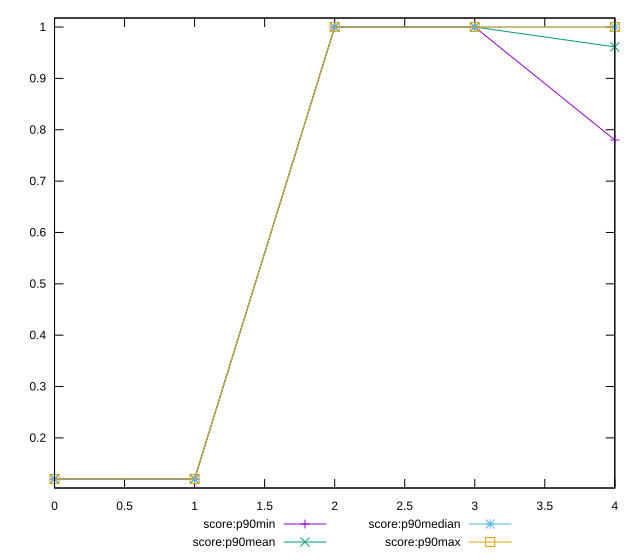

Generate this figure with gnuplot:
reset

$scoreP90Min <<EOF
0 0.12
1 0.12
2 1
3 1
4 0.78
EOF

$scoreP90Mean <<EOF
0 0.11999999999999986
1 0.11999999999999986
2 1
3 1
4 0.9613186813186815
EOF

$scoreP90Median <<EOF
0 0.12
1 0.12
2 1
3 1
4 1
EOF

$scoreP90Max <<EOF
0 0.12
1 0.12
2 1
3 1
4 1
EOF

set key outside below
set xrange [0:4]
set yrange [0.10239999999999985:1.0176]
set trange [0.10239999999999985:1.0176]
set terminal svg size 640, 560 enhanced background rgb 'white'
set output "report_00009_2021-02-08T22-37-41.559Z/uses-long-cache-ttl/progression/score.svg"

plot $scoreP90Min title "score:p90min" with linespoints, \
     $scoreP90Mean title "score:p90mean" with linespoints, \
     $scoreP90Median title "score:p90median" with linespoints, \
     $scoreP90Max title "score:p90max" with linespoints

reset
